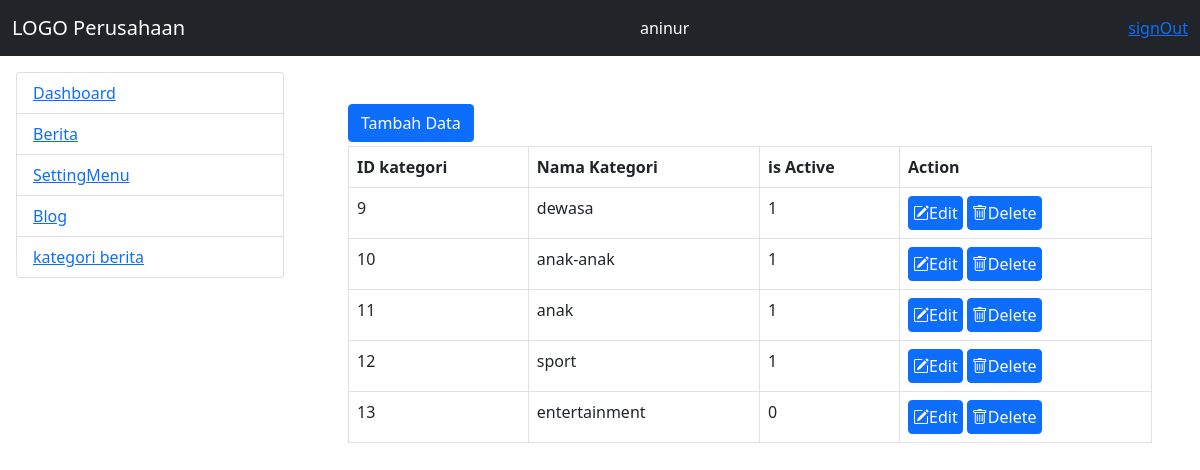
The app's page /admin/home.php?modul=kategori (signed in) with its own data.
### tables this page shows
CREATE TABLE `mst_menu` (
  `idmenu` int(11) NOT NULL AUTO_INCREMENT,
  `nmmenu` varchar(20) NOT NULL,
  `link` varchar(30) NOT NULL,
  `is_active` tinyint(4) NOT NULL,
  PRIMARY KEY (`idmenu`)
);

CREATE TABLE `mst_kategoriblog` (
  `id_kategori` int(11) NOT NULL AUTO_INCREMENT,
  `nm_kategori` varchar(50) NOT NULL,
  `is_active` int(2) NOT NULL,
  PRIMARY KEY (`id_kategori`)
);

### admin/kategori/index.php (the view, shortened to what this page needs)
<?php
    include_once("kategorictrl.php");
    if(!isset($_GET['act'])){
?>
<link rel="stylesheet" href="../../assets/bootstrap5/css/bootstrap.min.css">
<a href="?modul=kategori&act=add" class="btn btn-primary btn-xs mb-1">Tambah Data</a>
<table class="table table-bordered">
	<tr>
		<th>ID kategori</th>
		<th>Nama Kategori</th>
		<th>is Active</th>
		<th>Action</th>
	</tr>
	<?php
	$qry_listmenu = mysqli_query($connect_db,"select * from mst_kategoriblog order by id_kategori ASC")
			or die("gagal akses table mst_kategoriblog ".mysqli_error($connect_db));
	while($row = mysqli_fetch_array($qry_listmenu)){
	?>
	<tr>
		<td><?php echo $row['id_kategori']; ?></td>
		<td><?= $row['nm_kategori']; ?></td>
		<td><?= $row['is_active']; ?></td>
		<td>
			<a href="?modul=kategori&act=edit&id=<?= $row['id_kategori']; ?>" class="btn btn-xs btn-primary p-1"><i
					class="bi bi-pencil-square"></i>Edit</a>
			<a href="?modul=kategori&act=delete&id=<?= $row['id_kategori']; ?>" class="btn btn-xs btn-primary p-1">
				<i class="bi bi-trash"></i>Delete</a>
		</td>
	</tr>
	<?php
		}
	?>
</table>
<?php
}
 ?>

### admin/menu.php (shortened to what this page needs)
<!DOCTYPE html>
<html lang="en">
<head>
</head>
<body>
	<?php
	$qry_menu = mysqli_query($connect_db, "select * from mst_menu") or die("view menu".mysqli_error($connect_db));
	?>
	<ul class="list-group">
		<?php
		while($row = mysqli_fetch_array($qry_menu)){
		?>
		<li class="list-group-item">
			<a href="?modul=<?= $row['link']; ?>"><?= $row['nmmenu']; ?></a>
		</li>
		<?php } ?>
	</ul>
</body>
</html>

### records on screen
mst_menu: nmmenu "Dashboard"
mst_menu: nmmenu "Berita"
mst_menu: nmmenu "SettingMenu"
mst_menu: nmmenu "Blog"
mst_menu: nmmenu "kategori berita"
mst_kategoriblog: id_kategori "9", nm_kategori "dewasa", is_active "1"
mst_kategoriblog: id_kategori "10", nm_kategori "anak-anak", is_active "1"
mst_kategoriblog: id_kategori "11", nm_kategori "anak", is_active "1"
mst_kategoriblog: id_kategori "12", nm_kategori "sport", is_active "1"
mst_kategoriblog: id_kategori "13", nm_kategori "entertainment", is_active "0"

### other values on screen
$_SESSION['userlogin'] "aninur"
